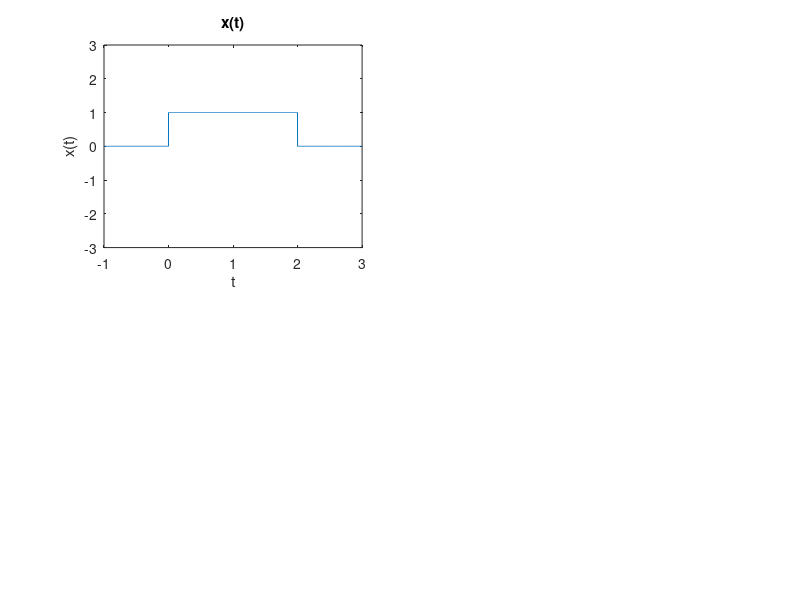

The MATLAB source for this figure: (Note: this script raises an error after producing the figure.)
function [] = Energia_6a()
%Esta función calcula la energía de una función simbólica.

t = (-5:0.001:5); 
y=@(t) (((t>=0) & (t<1)))+(-((t>1) & (t<2)));
x= @(t) ((t>=0) & (t<2));
h=@(t) (((t>=0) & (t<1)))+(-((t>1) & (t<2)))+((t>=0) & (t<2));
g=@(t) (((t>=0) & (t<1)))+(-((t>1) & (t<2)))-((t>=0) & (t<2));
 
subplot(2,2,1)
 plot(t,x(t));
 title('x(t)')
 xlabel('t'); ylabel('x(t)');
 axis ([-1 3 -3 3]);
 ax = gca;
 ax.XAxisLocation = 'origin'; ax.YAxisLocation = 'origin';
 
 subplot(2,2,2)
 plot(t,y(t));
 title('y(t)')
 xlabel('t'); ylabel('y(t)');
 axis ([-1 3 -3 3]);
 ax = gca;
 ax.XAxisLocation = 'origin'; ax.YAxisLocation = 'origin';
 
 subplot(2,2,3)
 plot(t,h(t));
 title('h(t)=x(t)+y(t)')
 xlabel('t'); ylabel('h(t)');
 axis ([-1 3 -3 3]);
 ax = gca;
 ax.XAxisLocation = 'origin'; ax.YAxisLocation = 'origin';
 
  subplot(2,2,4)
 plot(t,g(t));
 title('g(t)=x(t)-y(t)')
 xlabel('t'); ylabel('g(t)');
 axis ([-1 3 -3 3]);
 ax = gca;
 ax.XAxisLocation = 'origin'; ax.YAxisLocation = 'origin';
 disp('Se muestra la energ{ia de la señal h(t) para el inciso a')
 Energia_6(h)
 disp('Se muestra la energ{ia de la señal h(t) para el inciso a')
 Energia_6(g)
end
